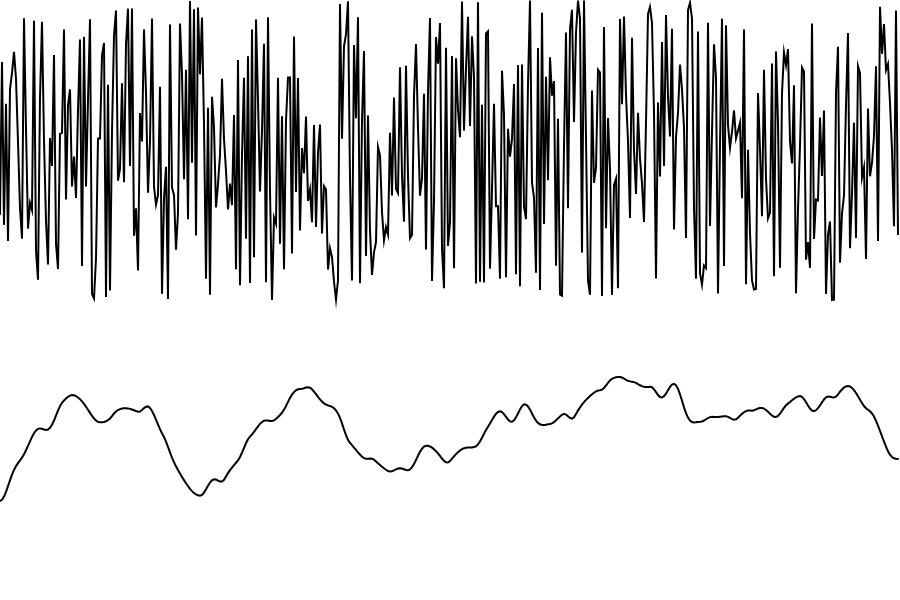
Frame 1 (no input)
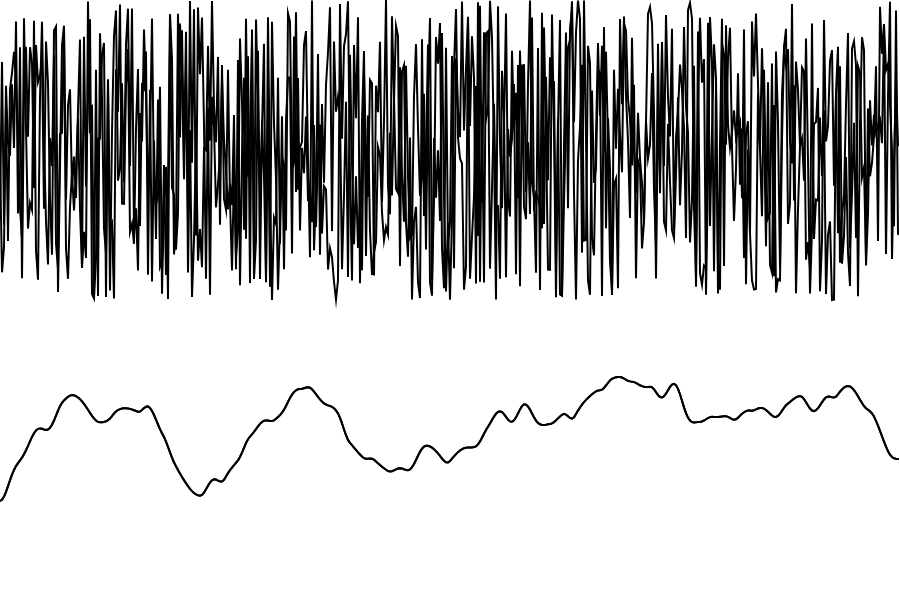
Frame 2 (the mouse pressed at the canvas centre, redrawn once)

The p5.js sketch that drew these frames (run headless with seeded random() and noise() and a simulated clock; the mouse was pressed at the canvas centre and the sketch redrawn once):

// p5.js sketch
// ── sketch.js
////////////////////////////////////
// COURSERA GRAPHICS PROGRAMMING
////////////////////////////////////
function setup() {
    createCanvas(900, 600);
    background(255);
}
//////////////////////////////////////////////////////
function draw() {

    noFill();
    strokeWeight(2)
    stroke(0);
    beginShape();
    for (var x=0; x<width; x+=2){
        var y = random(0, height/2);
        vertex(x,y);
    }
    endShape();

    translate(0, height/2);
    beginShape();
    for (var x=0; x<width; x+=2){
        var y = noise(x/100) * height/2;
        vertex(x,y);
    }
    endShape(OPEN);
    noLoop();
}
